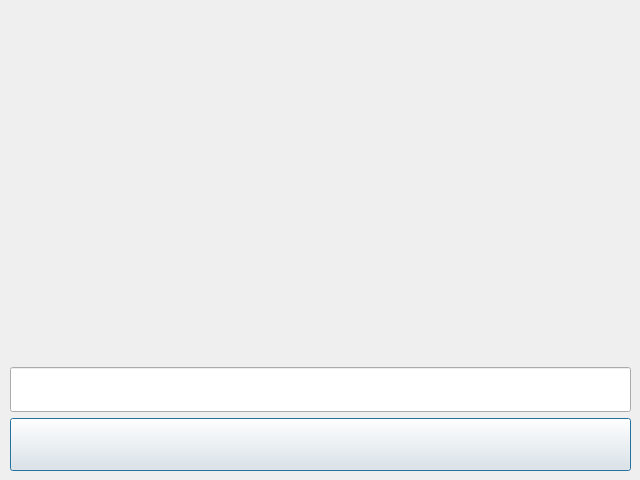
<?xml version="1.0" encoding="UTF-8"?>
<ui version="4.0">
 <class>Dialog</class>
 <widget class="QDialog" name="Dialog">
  <property name="geometry">
   <rect>
    <x>0</x>
    <y>0</y>
    <width>640</width>
    <height>480</height>
   </rect>
  </property>
  <property name="windowTitle">
   <string>Dialog</string>
  </property>
  <widget class="QWidget" name="layoutWidget">
   <property name="geometry">
    <rect>
     <x>0</x>
     <y>0</y>
     <width>641</width>
     <height>481</height>
    </rect>
   </property>
   <layout class="QVBoxLayout" name="verticalLayout">
    <property name="leftMargin">
     <number>10</number>
    </property>
    <property name="topMargin">
     <number>10</number>
    </property>
    <property name="rightMargin">
     <number>10</number>
    </property>
    <property name="bottomMargin">
     <number>10</number>
    </property>
    <item>
     <widget class="Greeterboard" name="greeterboard" native="true"/>
    </item>
    <item>
     <widget class="QLineEdit" name="name">
      <property name="font">
       <font>
        <pointsize>25</pointsize>
       </font>
      </property>
      <property name="alignment">
       <set>Qt::AlignCenter</set>
      </property>
     </widget>
    </item>
    <item>
     <widget class="QPushButton" name="start">
      <property name="font">
       <font>
        <pointsize>29</pointsize>
       </font>
      </property>
      <property name="text">
       <string/>
      </property>
     </widget>
    </item>
   </layout>
  </widget>
 </widget>
 <customwidgets>
  <customwidget>
   <class>Greeterboard</class>
   <extends>QWidget</extends>
   <header>greeterboard.h</header>
   <container>1</container>
  </customwidget>
 </customwidgets>
 <resources/>
 <connections/>
</ui>
